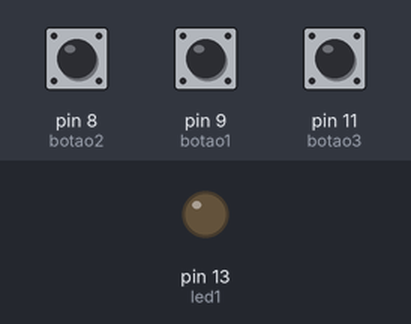
The sketch below on a simulated Arduino Uno, built with avr-gcc and run on an emulated ATmega328P. Parts: output pins drawn as LEDs (lit = HIGH). The test bench sets the inputs (shaded band); at power-on: pin 8 (botao2) LOW, pin 11 (botao3) LOW, pin 9 (botao1) LOW.

Above: at 1.2 s.
1.3 s: pin 8 (botao2) pulled HIGH for 0.15 s
At 1.8 s:
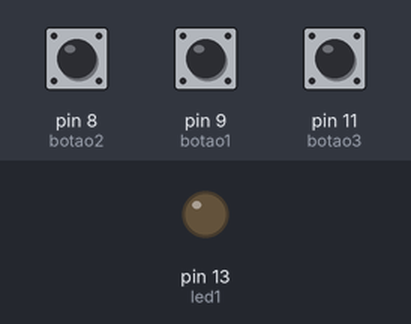
3.0 s: pin 11 (botao3) pulled HIGH for 0.15 s
At 3.1 s:
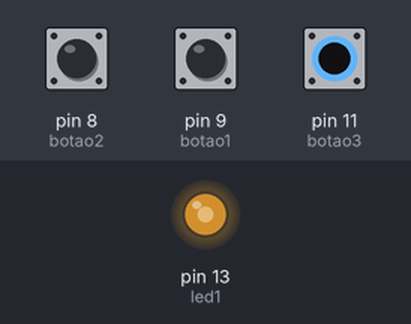
4.7 s: pin 9 (botao1) pulled HIGH for 0.15 s
At 5.5 s:
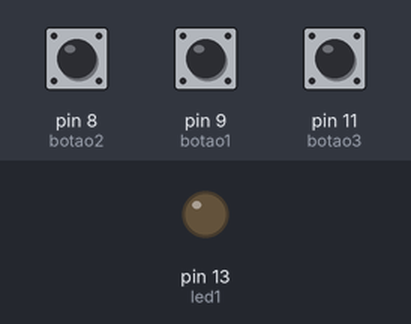
6.4 s: pin 9 (botao1) pulled HIGH for 3.2 s
At 7.7 s:
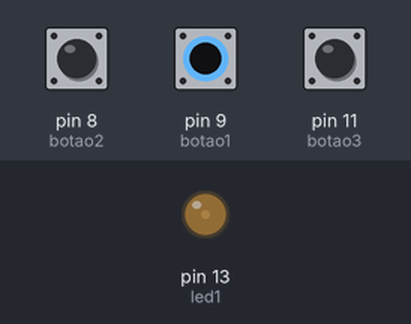
11.1 s: pin 8 (botao2) pulled HIGH for 3.2 s
At 12.5 s:
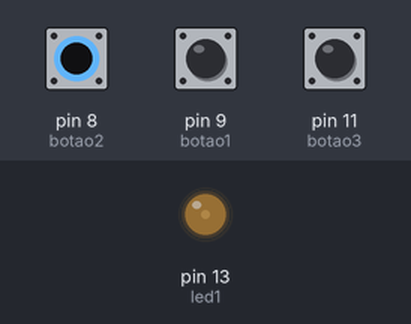
Timing chart, 0 to 15.8 s (numbered marks = the images above; inputs shaded):
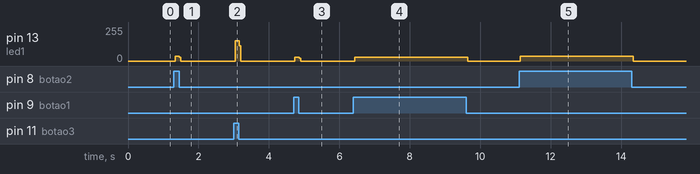

The sketch:

Ligar_Leds_com_N_mero_Impar.ino
```cpp
int led1 = 13;
int botao1 = 9;
int botao2 = 8;
int botao3 = 11;
int estadoBotao1 = 0;
int estadoBotao2 = 0;
int estadoBotao3 = 0;


void setup () {
  pinMode (led1, OUTPUT);
  pinMode (botao1, INPUT);
  pinMode (botao2, INPUT);
  pinMode (botao3, INPUT);
}

void loop () {
  bool a = digitalRead(botao1);
  bool b = digitalRead(botao2);
  bool c = digitalRead(botao3);

  if ((a == 1) && (b == 1) && (c == 1)) {
  digitalWrite (led1, HIGH);
  } else {
  digitalWrite (led1, LOW);
  }

  if ((a == 1) && (b == 0) && (c == 0)) {
  digitalWrite (led1, HIGH);
  } else {
  digitalWrite (led1, LOW);
  }

  if ((a == 0) && (b == 1) && (c == 0)) {
  digitalWrite (led1, HIGH);
  } else {
  digitalWrite (led1, LOW);
  }

  if ((a == 0) && (b == 0) && (c == 1)) {
  digitalWrite (led1, HIGH);
  } else {
  digitalWrite (led1, LOW);
  }
}
```

Measured:
- after the input at 1.3 s, pin 13 (led1): 0/255 → 36/255 at once, → 0/255 0.12 s later
- after the input at 3.0 s, pin 13 (led1): 0/255 → 153/255 at once, → 0/255 0.12 s later
- after the input at 4.7 s, pin 13 (led1): 0/255 → 28/255 at once, → 0/255 0.12 s later
- after the input at 6.4 s, pin 13 (led1): 0/255 → 28/255 at once, → 0/255 3.2 s later
- after the input at 11.1 s, pin 13 (led1): 0/255 → 36/255 at once, → 0/255 3.2 s later
